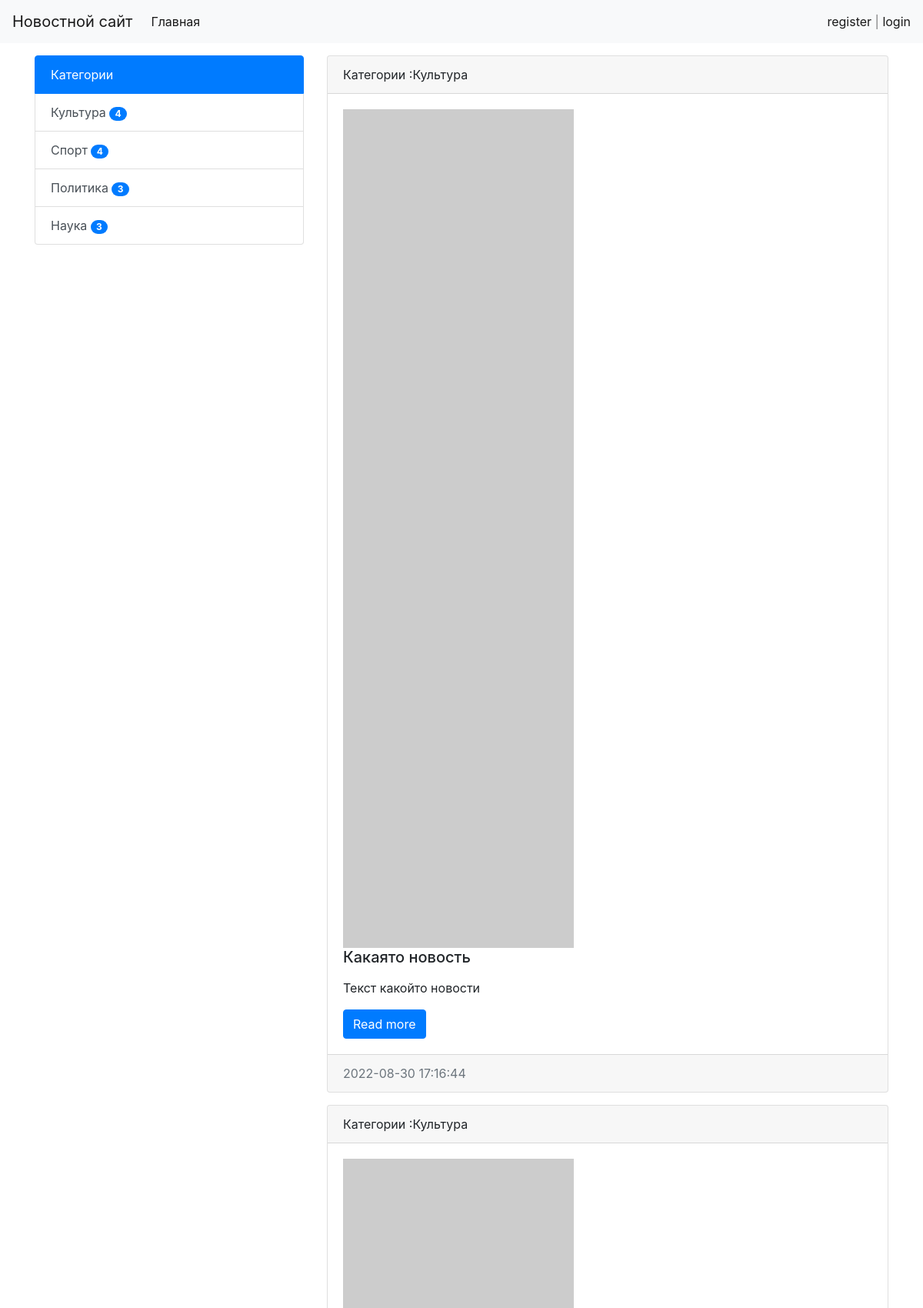
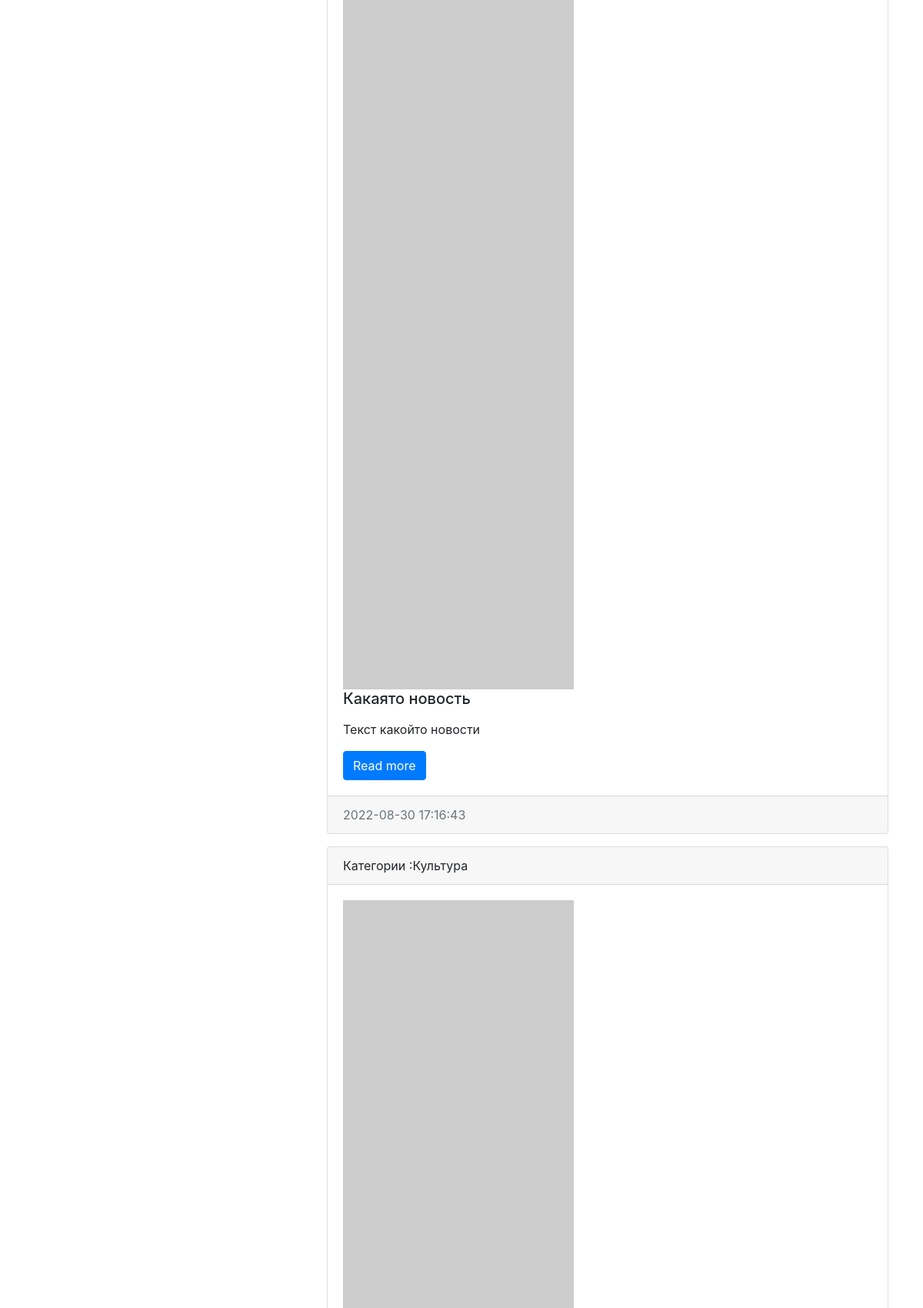
Page /category/1/ (upper part) on the committed database (2 pictures, top to bottom).
### news/models.py (models this page shows, shortened)
class Category(models.Model):
    title = models.CharField(max_length=200, db_index=True, verbose_name='Категория')
    def get_absolute_url(self):
        return reverse('category', kwargs={'category_id': self.pk})
    def __str__(self):
        return self.title
    class Meta:
        verbose_name = 'Категория'
        verbose_name_plural = 'Категории'
        ordering = ['title']

class News(models.Model):
    title = models.CharField(max_length=200, verbose_name='Наименования')
    content = models.TextField(blank=True, verbose_name='Контент')
    created_at = models.DateTimeField(auto_now_add=True, verbose_name='Дата создания')
    update_at = models.DateTimeField(auto_now=True, verbose_name='Дата обновления')
    photo = models.ImageField(upload_to='photo/%Y/%m/%d/', verbose_name='Фото', blank=True)
    is_publish = models.BooleanField(default=True, verbose_name='Опубликовано')
    category = models.ForeignKey('Category', on_delete=models.PROTECT, verbose_name='Категория')
    views= models.IntegerField(default=0,verbose_name='Просмотры')
    def get_absolute_url(self):
        return reverse('view_news', kwargs={'pk': self.pk})
    class Meta:
        verbose_name = 'Новость'
        verbose_name_plural = 'Новости'
        ordering = ['-created_at']

### news/views.py (the view)
# urls.py: path('category/<int:category_id>/', NewsByCategory.as_view(), name='category'),
class NewsByCategory(ListView):
    model = Category
    template_name = 'news/category.html'
    context_object_name = 'news'
    allow_empty = False
    paginate_by = 3
    def get_context_data(self, *, object_list=None, **kwargs):
        context = super().get_context_data(**kwargs)
        context['title'] = Category.objects.get(pk=self.kwargs['category_id'])
        return context
    def get_queryset(self):
        return News.objects.filter(category_id=self.kwargs['category_id'], is_publish=True).select_related('category')

### news/templatetags/news_tags.py (called while the page is built)
@register.inclusion_tag('news/list_category.html',name='show_cat')
def show_categories():
    categories=Category.objects.annotate(col=Count('news',filter=F('news__is_publish'))).filter(col__gt=0)
    return {'categories': categories}

### news/templates/news/category.html (shortened to what this page needs)
{% extends 'base.html' %}
{% block sidebar %}
{% include 'incl/_sidebar.html' %}
{%  endblock %}
{% block content %}
{% for item in news %}
<div class="card mb-3">
    <div class="card-header">
        Категории :{{item.category}}
    </div>
    <div class="card-body">
        <div class="media">
            <div class="media-body ">
                {% if item.photo %}
                <img src="{{ item.photo.url }}" alt="Фото" width="300" class="mr-3">
                {% else %}
                <img src="https://picsum.photos/id/101/367/267" alt="Фото" width="300" class="mar-3">
                {% endif %}
                <h5 class="card-title">{{item.title}}</h5>
                {% autoescape off%}
                <p class="card-text">{{ item.content | linebreaks | truncatewords:100 | escape }}</p>
                {% endautoescape %}
                <a href="{{ item.get_absolute_url }}" class="btn btn-primary">Read more</a>
            </div>
        </div>
    </div>
    <div class="card-footer text-muted">
        {{item.created_at|date:"Y-m-d H:i:s"}}
    </div>
</div>
{% endfor %}
{%  endblock %}

### news/templates/news/list_category.html
<div class="list-group">
    <a class="list-group-item list-group-item-action active" aria-current="true">
        Категории
    </a>
    {% for item in categories %}
    <a href="{{item.get_absolute_url}}" class="list-group-item list-group-item-action ">{{item.title }}   <span
            class="badge badge-primary badge-pill">{{item.col}}</span></a>
    {% endfor %}
</div>

### my_site/static/css/style.css (style rules this page uses)
body { background-color:#ffffff; }

### rows in the picture
Category: title "Культура", col "4"
Category: title "Спорт", col "4"
Category: title "Политика", col "3"
Category: title "Наука", col "3"
News: category "Культура", title "Какаято новость", content "Текст какойто новости", created_at "2022-08-30 17:16:44"
News: category "Культура", title "Какаято новость", content "Текст какойто новости", created_at "2022-08-30 17:16:43"
News: category "Культура"
